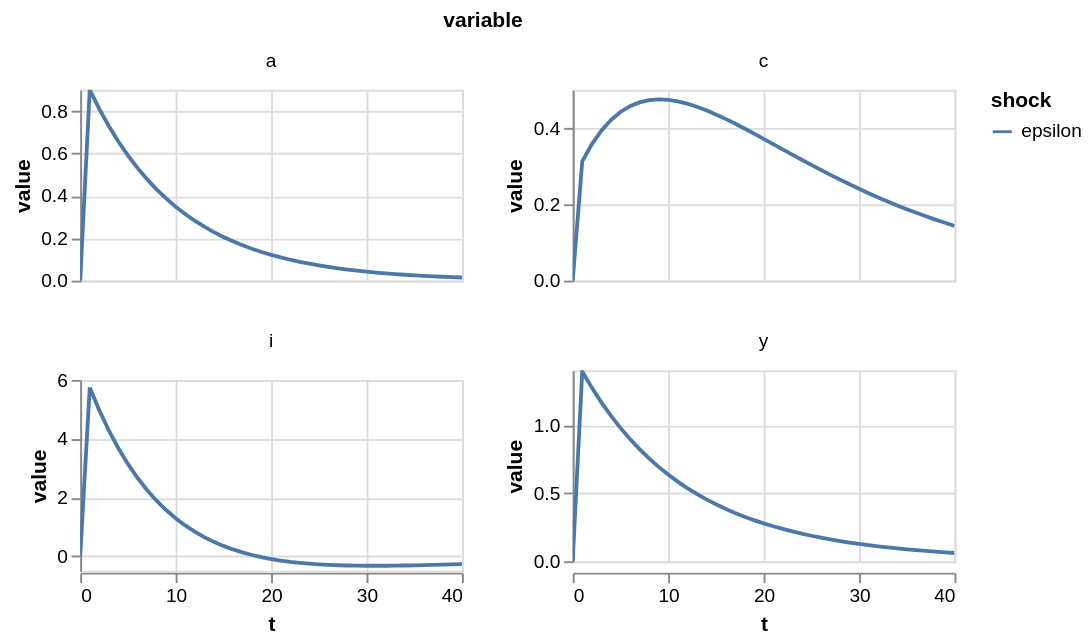

Notebook cell for this chart:
### Markdown cell above
### The pipeline drew the plot, too

Because the file asked for a simulation *and* a plot, `run()` already produced the same impulse-response chart as notebook 1 — re-derived from the file, not copied from the notebook:

### Code cell
results.simulation.plot(units="percent", variables=["a", "y", "c", "i"])

### Figure 1 — Vega-Lite specification as saved in the notebook (floating-point values rounded to 4 significant figures; data arrays with more than 128 entries replaced by an {"elided": "..."} marker saying what was removed)
{"config": {"view": {"continuousWidth": 300, "continuousHeight": 300}}, "data": {"name": "data-ddc0bf08a5bc3c3709532aae10d4f278"}, "mark": {"type": "line"}, "encoding": {"color": {"field": "shock", "type": "nominal"}, "facet": {"columns": 2, "field": "variable", "type": "nominal"}, "x": {"field": "t", "type": "quantitative"}, "y": {"field": "value", "type": "quantitative"}}, "height": 100, "params": [{"name": "param_1e9efca18e7a2868", "select": {"type": "interval", "encodings": ["x", "y"]}, "bind": "scales"}], "resolve": {"scale": {"y": "independent"}}, "width": 200, "$schema": "https://vega.github.io/schema/vega-lite/v6.4.1.json", "datasets": {"data-ddc0bf08a5bc3c3709532aae10d4f278": {"elided": "164 records"}}}
